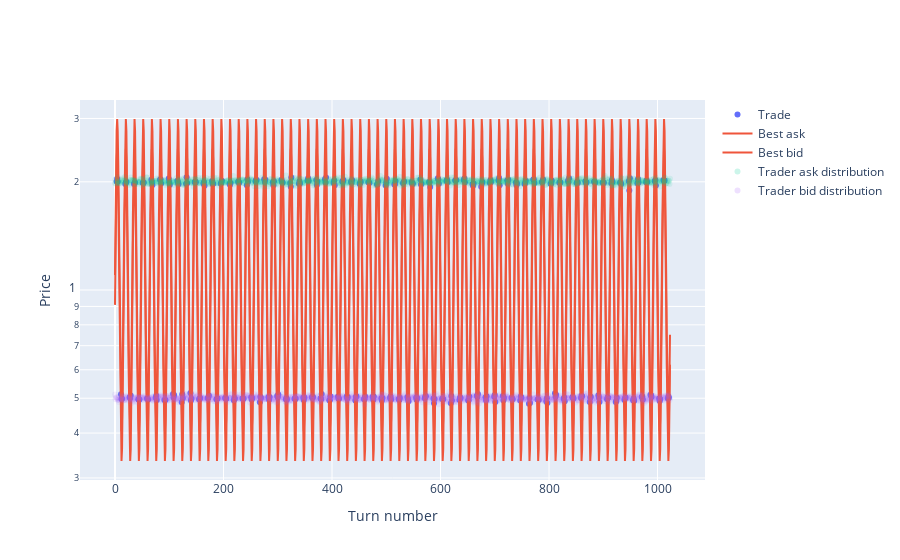

Notebook source saved alongside this figure:
### Code cell
trades_plot(turn_results)

### Figure 1 — Plotly figure (JSON) as saved in the notebook; plotly's stock layout.template omitted (floating-point values rounded to 4 significant figures; data arrays with more than 128 entries replaced by an {"elided": "..."} marker saying what was removed)
{"data": [{"marker": {"color": "#636EFA"}, "mode": "markers", "name": "Trade", "type": "scatter", "x": {"elided": "384 int values"}, "y": {"elided": "384 float values"}}, {"marker": {"color": "#EF553B"}, "name": "Best ask", "type": "scatter", "y": {"elided": "1024 float values"}}, {"marker": {"color": "#EF553B"}, "name": "Best bid", "type": "scatter", "y": {"elided": "1024 float values"}}, {"marker": {"color": "#00CC96", "opacity": 0.1}, "mode": "markers", "name": "Trader ask distribution", "type": "scatter", "x": {"elided": "1024 int values"}, "y": {"elided": "1024 float values"}}, {"marker": {"color": "#AB63FA", "opacity": 0.1}, "mode": "markers", "name": "Trader bid distribution", "type": "scatter", "x": {"elided": "1024 int values"}, "y": {"elided": "1024 float values"}}], "layout": {"xaxis": {"title": {"text": "Turn number"}}, "yaxis": {"title": {"text": "Price"}, "type": "log"}}}
